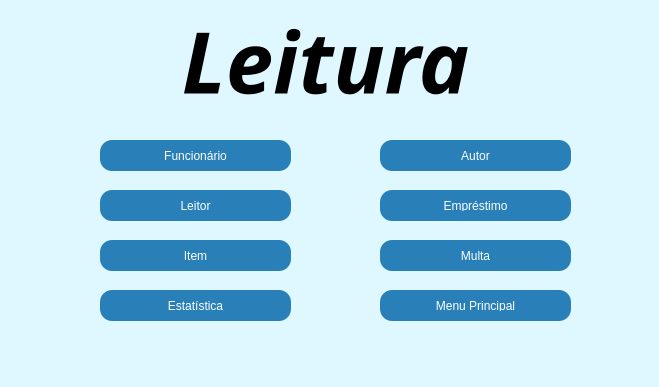
<?xml version="1.0" encoding="UTF-8"?>
<ui version="4.0">
 <class>Form</class>
 <widget class="QWidget" name="Form">
  <property name="geometry">
   <rect>
    <x>0</x>
    <y>0</y>
    <width>659</width>
    <height>387</height>
   </rect>
  </property>
  <property name="palette">
   <palette>
    <active>
     <colorrole role="WindowText">
      <brush brushstyle="SolidPattern">
       <color alpha="255">
        <red>0</red>
        <green>0</green>
        <blue>0</blue>
       </color>
      </brush>
     </colorrole>
     <colorrole role="Button">
      <brush brushstyle="SolidPattern">
       <color alpha="35">
        <red>24</red>
        <green>196</green>
        <blue>251</blue>
       </color>
      </brush>
     </colorrole>
     <colorrole role="Light">
      <brush brushstyle="SolidPattern">
       <color alpha="35">
        <red>147</red>
        <green>229</green>
        <blue>255</blue>
       </color>
      </brush>
     </colorrole>
     <colorrole role="Midlight">
      <brush brushstyle="SolidPattern">
       <color alpha="35">
        <red>85</red>
        <green>212</green>
        <blue>253</blue>
       </color>
      </brush>
     </colorrole>
     <colorrole role="Dark">
      <brush brushstyle="SolidPattern">
       <color alpha="35">
        <red>12</red>
        <green>98</green>
        <blue>125</blue>
       </color>
      </brush>
     </colorrole>
     <colorrole role="Mid">
      <brush brushstyle="SolidPattern">
       <color alpha="35">
        <red>16</red>
        <green>130</green>
        <blue>167</blue>
       </color>
      </brush>
     </colorrole>
     <colorrole role="Text">
      <brush brushstyle="SolidPattern">
       <color alpha="255">
        <red>0</red>
        <green>0</green>
        <blue>0</blue>
       </color>
      </brush>
     </colorrole>
     <colorrole role="BrightText">
      <brush brushstyle="SolidPattern">
       <color alpha="255">
        <red>255</red>
        <green>255</green>
        <blue>255</blue>
       </color>
      </brush>
     </colorrole>
     <colorrole role="ButtonText">
      <brush brushstyle="SolidPattern">
       <color alpha="255">
        <red>0</red>
        <green>0</green>
        <blue>0</blue>
       </color>
      </brush>
     </colorrole>
     <colorrole role="Base">
      <brush brushstyle="SolidPattern">
       <color alpha="255">
        <red>255</red>
        <green>255</green>
        <blue>255</blue>
       </color>
      </brush>
     </colorrole>
     <colorrole role="Window">
      <brush brushstyle="SolidPattern">
       <color alpha="35">
        <red>24</red>
        <green>196</green>
        <blue>251</blue>
       </color>
      </brush>
     </colorrole>
     <colorrole role="Shadow">
      <brush brushstyle="SolidPattern">
       <color alpha="255">
        <red>0</red>
        <green>0</green>
        <blue>0</blue>
       </color>
      </brush>
     </colorrole>
     <colorrole role="AlternateBase">
      <brush brushstyle="SolidPattern">
       <color alpha="145">
        <red>139</red>
        <green>225</green>
        <blue>253</blue>
       </color>
      </brush>
     </colorrole>
     <colorrole role="ToolTipBase">
      <brush brushstyle="SolidPattern">
       <color alpha="255">
        <red>255</red>
        <green>255</green>
        <blue>220</blue>
       </color>
      </brush>
     </colorrole>
     <colorrole role="ToolTipText">
      <brush brushstyle="SolidPattern">
       <color alpha="255">
        <red>0</red>
        <green>0</green>
        <blue>0</blue>
       </color>
      </brush>
     </colorrole>
    </active>
    <inactive>
     <colorrole role="WindowText">
      <brush brushstyle="SolidPattern">
       <color alpha="255">
        <red>0</red>
        <green>0</green>
        <blue>0</blue>
       </color>
      </brush>
     </colorrole>
     <colorrole role="Button">
      <brush brushstyle="SolidPattern">
       <color alpha="35">
        <red>24</red>
        <green>196</green>
        <blue>251</blue>
       </color>
      </brush>
     </colorrole>
     <colorrole role="Light">
      <brush brushstyle="SolidPattern">
       <color alpha="35">
        <red>147</red>
        <green>229</green>
        <blue>255</blue>
       </color>
      </brush>
     </colorrole>
     <colorrole role="Midlight">
      <brush brushstyle="SolidPattern">
       <color alpha="35">
        <red>85</red>
        <green>212</green>
        <blue>253</blue>
       </color>
      </brush>
     </colorrole>
     <colorrole role="Dark">
      <brush brushstyle="SolidPattern">
       <color alpha="35">
        <red>12</red>
        <green>98</green>
        <blue>125</blue>
       </color>
      </brush>
     </colorrole>
     <colorrole role="Mid">
      <brush brushstyle="SolidPattern">
       <color alpha="35">
        <red>16</red>
        <green>130</green>
        <blue>167</blue>
       </color>
      </brush>
     </colorrole>
     <colorrole role="Text">
      <brush brushstyle="SolidPattern">
       <color alpha="255">
        <red>0</red>
        <green>0</green>
        <blue>0</blue>
       </color>
      </brush>
     </colorrole>
     <colorrole role="BrightText">
      <brush brushstyle="SolidPattern">
       <color alpha="255">
        <red>255</red>
        <green>255</green>
        <blue>255</blue>
       </color>
      </brush>
     </colorrole>
     <colorrole role="ButtonText">
      <brush brushstyle="SolidPattern">
       <color alpha="255">
        <red>0</red>
        <green>0</green>
        <blue>0</blue>
       </color>
      </brush>
     </colorrole>
     <colorrole role="Base">
      <brush brushstyle="SolidPattern">
       <color alpha="255">
        <red>255</red>
        <green>255</green>
        <blue>255</blue>
       </color>
      </brush>
     </colorrole>
     <colorrole role="Window">
      <brush brushstyle="SolidPattern">
       <color alpha="35">
        <red>24</red>
        <green>196</green>
        <blue>251</blue>
       </color>
      </brush>
     </colorrole>
     <colorrole role="Shadow">
      <brush brushstyle="SolidPattern">
       <color alpha="255">
        <red>0</red>
        <green>0</green>
        <blue>0</blue>
       </color>
      </brush>
     </colorrole>
     <colorrole role="AlternateBase">
      <brush brushstyle="SolidPattern">
       <color alpha="145">
        <red>139</red>
        <green>225</green>
        <blue>253</blue>
       </color>
      </brush>
     </colorrole>
     <colorrole role="ToolTipBase">
      <brush brushstyle="SolidPattern">
       <color alpha="255">
        <red>255</red>
        <green>255</green>
        <blue>220</blue>
       </color>
      </brush>
     </colorrole>
     <colorrole role="ToolTipText">
      <brush brushstyle="SolidPattern">
       <color alpha="255">
        <red>0</red>
        <green>0</green>
        <blue>0</blue>
       </color>
      </brush>
     </colorrole>
    </inactive>
    <disabled>
     <colorrole role="WindowText">
      <brush brushstyle="SolidPattern">
       <color alpha="35">
        <red>12</red>
        <green>98</green>
        <blue>125</blue>
       </color>
      </brush>
     </colorrole>
     <colorrole role="Button">
      <brush brushstyle="SolidPattern">
       <color alpha="35">
        <red>24</red>
        <green>196</green>
        <blue>251</blue>
       </color>
      </brush>
     </colorrole>
     <colorrole role="Light">
      <brush brushstyle="SolidPattern">
       <color alpha="35">
        <red>147</red>
        <green>229</green>
        <blue>255</blue>
       </color>
      </brush>
     </colorrole>
     <colorrole role="Midlight">
      <brush brushstyle="SolidPattern">
       <color alpha="35">
        <red>85</red>
        <green>212</green>
        <blue>253</blue>
       </color>
      </brush>
     </colorrole>
     <colorrole role="Dark">
      <brush brushstyle="SolidPattern">
       <color alpha="35">
        <red>12</red>
        <green>98</green>
        <blue>125</blue>
       </color>
      </brush>
     </colorrole>
     <colorrole role="Mid">
      <brush brushstyle="SolidPattern">
       <color alpha="35">
        <red>16</red>
        <green>130</green>
        <blue>167</blue>
       </color>
      </brush>
     </colorrole>
     <colorrole role="Text">
      <brush brushstyle="SolidPattern">
       <color alpha="35">
        <red>12</red>
        <green>98</green>
        <blue>125</blue>
       </color>
      </brush>
     </colorrole>
     <colorrole role="BrightText">
      <brush brushstyle="SolidPattern">
       <color alpha="255">
        <red>255</red>
        <green>255</green>
        <blue>255</blue>
       </color>
      </brush>
     </colorrole>
     <colorrole role="ButtonText">
      <brush brushstyle="SolidPattern">
       <color alpha="35">
        <red>12</red>
        <green>98</green>
        <blue>125</blue>
       </color>
      </brush>
     </colorrole>
     <colorrole role="Base">
      <brush brushstyle="SolidPattern">
       <color alpha="35">
        <red>24</red>
        <green>196</green>
        <blue>251</blue>
       </color>
      </brush>
     </colorrole>
     <colorrole role="Window">
      <brush brushstyle="SolidPattern">
       <color alpha="35">
        <red>24</red>
        <green>196</green>
        <blue>251</blue>
       </color>
      </brush>
     </colorrole>
     <colorrole role="Shadow">
      <brush brushstyle="SolidPattern">
       <color alpha="255">
        <red>0</red>
        <green>0</green>
        <blue>0</blue>
       </color>
      </brush>
     </colorrole>
     <colorrole role="AlternateBase">
      <brush brushstyle="SolidPattern">
       <color alpha="35">
        <red>24</red>
        <green>196</green>
        <blue>251</blue>
       </color>
      </brush>
     </colorrole>
     <colorrole role="ToolTipBase">
      <brush brushstyle="SolidPattern">
       <color alpha="255">
        <red>255</red>
        <green>255</green>
        <blue>220</blue>
       </color>
      </brush>
     </colorrole>
     <colorrole role="ToolTipText">
      <brush brushstyle="SolidPattern">
       <color alpha="255">
        <red>0</red>
        <green>0</green>
        <blue>0</blue>
       </color>
      </brush>
     </colorrole>
    </disabled>
   </palette>
  </property>
  <property name="windowTitle">
   <string>Form</string>
  </property>
  <property name="styleSheet">
   <string notr="true">QPushButton {
    background-color: #2980b9;  /* Azul forte mas elegante */
    color: white;
    border-radius: 12px;
    padding: 10px 20px;
    font: bold 14px 'Segoe UI';
    border: none;
}

QPushButton:hover {
    background-color: #1f6391;
}

QPushButton:pressed {
    background-color: #154a6a;
}
</string>
  </property>
  <widget class="QLabel" name="menuTitle">
   <property name="geometry">
    <rect>
     <x>80</x>
     <y>10</y>
     <width>491</width>
     <height>101</height>
    </rect>
   </property>
   <property name="font">
    <font>
     <family>Trebuchet MS</family>
     <pointsize>64</pointsize>
     <weight>75</weight>
     <italic>true</italic>
     <bold>true</bold>
    </font>
   </property>
   <property name="text">
    <string>Leitura</string>
   </property>
   <property name="alignment">
    <set>Qt::AlignCenter</set>
   </property>
  </widget>
  <widget class="QPushButton" name="leituraButton">
   <property name="geometry">
    <rect>
     <x>100</x>
     <y>190</y>
     <width>191</width>
     <height>31</height>
    </rect>
   </property>
   <property name="text">
    <string>Leitor</string>
   </property>
  </widget>
  <widget class="QPushButton" name="itemButton">
   <property name="geometry">
    <rect>
     <x>100</x>
     <y>240</y>
     <width>191</width>
     <height>31</height>
    </rect>
   </property>
   <property name="text">
    <string>Item</string>
   </property>
  </widget>
  <widget class="QPushButton" name="funcionarioButton">
   <property name="geometry">
    <rect>
     <x>100</x>
     <y>140</y>
     <width>191</width>
     <height>31</height>
    </rect>
   </property>
   <property name="styleSheet">
    <string notr="true"/>
   </property>
   <property name="text">
    <string>Funcionário</string>
   </property>
  </widget>
  <widget class="QPushButton" name="emprestimoButton">
   <property name="geometry">
    <rect>
     <x>380</x>
     <y>190</y>
     <width>191</width>
     <height>31</height>
    </rect>
   </property>
   <property name="text">
    <string>Empréstimo</string>
   </property>
  </widget>
  <widget class="QPushButton" name="autorButton">
   <property name="geometry">
    <rect>
     <x>380</x>
     <y>140</y>
     <width>191</width>
     <height>31</height>
    </rect>
   </property>
   <property name="styleSheet">
    <string notr="true"/>
   </property>
   <property name="text">
    <string>Autor</string>
   </property>
  </widget>
  <widget class="QPushButton" name="multaButton">
   <property name="geometry">
    <rect>
     <x>380</x>
     <y>240</y>
     <width>191</width>
     <height>31</height>
    </rect>
   </property>
   <property name="text">
    <string>Multa</string>
   </property>
  </widget>
  <widget class="QPushButton" name="estatisticaButton">
   <property name="geometry">
    <rect>
     <x>100</x>
     <y>290</y>
     <width>191</width>
     <height>31</height>
    </rect>
   </property>
   <property name="text">
    <string>Estatística</string>
   </property>
  </widget>
  <widget class="QPushButton" name="menuButton">
   <property name="geometry">
    <rect>
     <x>380</x>
     <y>290</y>
     <width>191</width>
     <height>31</height>
    </rect>
   </property>
   <property name="text">
    <string>Menu Principal</string>
   </property>
  </widget>
 </widget>
 <resources/>
 <connections/>
</ui>
